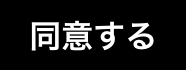
#> input picture Resource/Bloomberg_agree.png, 186 x 70 px
$ python -i SubFinder_7_srt.py   (imports and definitions only)
#> lines starting #> are read from the running program, lines starting #| are printed output that depends on the picture; after the words box and inside, x2 and y2 are one past the last pixel; in counts of white or black regions, pixels touching at a corner belong together
#> further down, picture is the input picture: shape (70, 186, 3); min 0, max 255, mean 29.6
import cv2
import numpy as np
import pytesseract
from pytesseract import Output
import os
from imagehash import phash
from difflib import SequenceMatcher
import hashlib
from PIL import Image

def preprocess_image(image):
    gray = cv2.cvtColor(image, cv2.COLOR_BGR2GRAY)
    blurred = cv2.GaussianBlur(gray, (3, 3), 0)
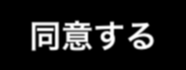
#> blurred: shape (70, 186); min 0, max 255, mean 29.6
    thresh = cv2.threshold(blurred, 0, 255, cv2.THRESH_BINARY + cv2.THRESH_OTSU)[1]
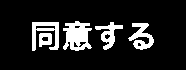
#> thresh: shape (70, 186); 13.4% white; 5 white regions, box (x1, y1, x2, y2) and area: (63, 21, 92, 51) 588, (32, 22, 59, 51) 372, (128, 23, 154, 50) 350, (95, 22, 123, 50) 300, (39, 33, 52, 47) 137
    return thresh

def image_hash(image):
    pil_image = Image.fromarray(image)
    return str(phash(pil_image))

def are_similar_texts(text1, text2):
    return SequenceMatcher(None, text1, text2).ratio() > 0.85

# [97 lines left out: functions extract_subtitle_frames, save_subtitle, write_srt_file, format_time, not called in this run]

video_path = '/Users/yanzhang/Downloads/RPReplay_Final1726992388.mov'
output_folder = '/Users/yanzhang/Movies/Subtitle'
roi = (13, 996, 873, 135)  # 替换为实际的ROI坐标和尺寸
# [1 line not run here, left out]

>>> import cv2
>>> picture = cv2.imread('../Resource/Bloomberg_agree.png')
>>> result = preprocess_image(picture)

$ run again, on Resource/Googlemap_launch.png
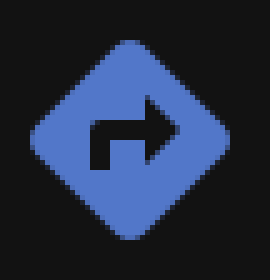
#> input picture Resource/Googlemap_launch.png, 54 x 56 px (shown 5 times larger)
#> picture is the input picture: shape (56, 54, 3); mean B, G, R 66.6, 44.8, 35
#> in preprocess_image, `blurred = cv2.GaussianBlur(gray, (3, 3), 0)`:
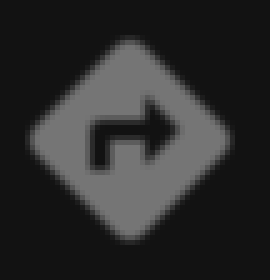
#> blurred: shape (56, 54) (shown 5 times larger); min 18, max 117, mean 44.3
#> in preprocess_image, `thresh = cv2.threshold(blurred, 0, 255, cv2.THRESH_BINARY + cv2.THRESH..`:
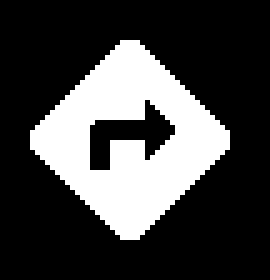
#> thresh: shape (56, 54) (shown 5 times larger); 26.7% white; 1 white region, box (x1, y1, x2, y2) and area: (6, 8, 46, 48) 807

$ run again, on Resource/Kimi_copy.png
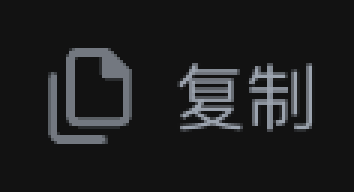
#> input picture Resource/Kimi_copy.png, 118 x 64 px (shown 3 times larger)
#> picture is the input picture: shape (64, 118, 3); mean B, G, R 31.2, 30.2, 29.6
#> in preprocess_image, `blurred = cv2.GaussianBlur(gray, (3, 3), 0)`:
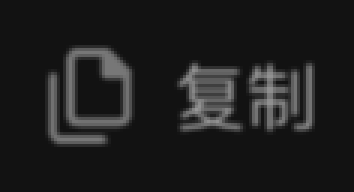
#> blurred: shape (64, 118) (shown 3 times larger); min 18, max 151, mean 30.1
#> in preprocess_image, `thresh = cv2.threshold(blurred, 0, 255, cv2.THRESH_BINARY + cv2.THRESH..`:
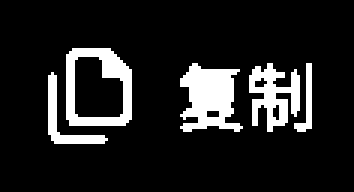
#> thresh: shape (64, 118) (shown 3 times larger); 12.8% white; 5 white regions, box (x1, y1, x2, y2) and area: (60, 21, 81, 44) 313, (22, 16, 44, 42) 270, (83, 21, 100, 44) 216, (16, 24, 36, 48) 116, (98, 21, 104, 44) 55
